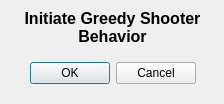
<?xml version="1.0" encoding="UTF-8"?>
<ui version="4.0">
 <class>greedyShooterDialog</class>
 <widget class="QDialog" name="greedyShooterDialog">
  <property name="geometry">
   <rect>
    <x>0</x>
    <y>0</y>
    <width>224</width>
    <height>104</height>
   </rect>
  </property>
  <property name="windowTitle">
   <string>Dialog</string>
  </property>
  <widget class="QDialogButtonBox" name="btnbx_CancelOK">
   <property name="geometry">
    <rect>
     <x>7</x>
     <y>60</y>
     <width>211</width>
     <height>27</height>
    </rect>
   </property>
   <property name="toolTip">
    <string>&lt;html&gt;&lt;head/&gt;&lt;body&gt;&lt;p&gt;&lt;br/&gt;&lt;/p&gt;&lt;/body&gt;&lt;/html&gt;</string>
   </property>
   <property name="orientation">
    <enum>Qt::Horizontal</enum>
   </property>
   <property name="standardButtons">
    <set>QDialogButtonBox::Cancel|QDialogButtonBox::Ok</set>
   </property>
   <property name="centerButtons">
    <bool>true</bool>
   </property>
  </widget>
  <widget class="QLabel" name="lbl_sequenceLanding">
   <property name="geometry">
    <rect>
     <x>7</x>
     <y>12</y>
     <width>211</width>
     <height>31</height>
    </rect>
   </property>
   <property name="font">
    <font>
     <pointsize>12</pointsize>
     <weight>75</weight>
     <bold>true</bold>
    </font>
   </property>
   <property name="text">
    <string>Initiate Greedy Shooter Behavior</string>
   </property>
   <property name="alignment">
    <set>Qt::AlignCenter</set>
   </property>
   <property name="wordWrap">
    <bool>true</bool>
   </property>
  </widget>
 </widget>
 <resources/>
 <connections>
  <connection>
   <sender>btnbx_CancelOK</sender>
   <signal>accepted()</signal>
   <receiver>greedyShooterDialog</receiver>
   <slot>accept()</slot>
   <hints>
    <hint type="sourcelabel">
     <x>248</x>
     <y>254</y>
    </hint>
    <hint type="destinationlabel">
     <x>157</x>
     <y>274</y>
    </hint>
   </hints>
  </connection>
  <connection>
   <sender>btnbx_CancelOK</sender>
   <signal>rejected()</signal>
   <receiver>greedyShooterDialog</receiver>
   <slot>reject()</slot>
   <hints>
    <hint type="sourcelabel">
     <x>316</x>
     <y>260</y>
    </hint>
    <hint type="destinationlabel">
     <x>286</x>
     <y>274</y>
    </hint>
   </hints>
  </connection>
 </connections>
</ui>
